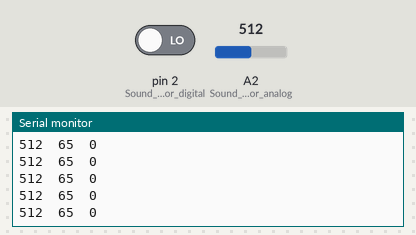
Recording of a sketch running on a simulated Arduino Uno, built with avr-gcc and run on an emulated ATmega328P. On the bench: the last lines printed to the serial monitor. The inputs (shaded band) are chosen by the test bench; at power-on: A2 (Sound_sensor_analog) = 512, pin 2 (Sound_sensor_digital) LOW.

Above: at 7.2 s.
7.3 s: A2 (Sound_sensor_analog) set to 993
At 8.1 s:
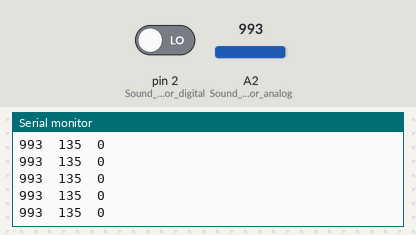
10.3 s: A2 (Sound_sensor_analog) set to 1008
At 11.2 s:
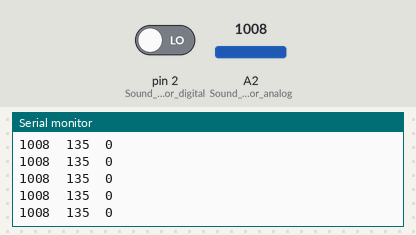
Timing chart, 0 to 13.3 s (numbered marks = the images above; inputs shaded):
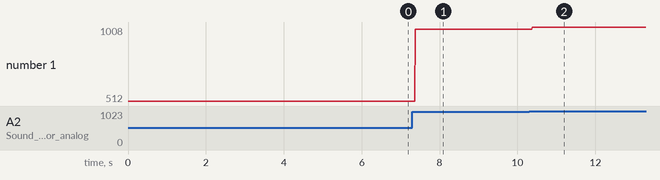

Measured:
- after the input at 7.3 s, the serial monitor: prints a new line after 0.08 s (image 1)
- after the input at 10.3 s, the serial monitor: prints a new line after 0.08 s (image 2)
- plotted number 1: 512 → 993 after the input at 7.3 s, 993 → 1008 after the input at 10.3 s

The sketch:

Sound_sensor.ino
```cpp
int Sound_sensor_analog = A2; // connect sound sensor tp srduino pin 2
int Sound_sensor_digital = 2;
void setup() {
  // put your setup code here, to run once:
  pinMode(Sound_sensor_analog, INPUT);
  pinMode(Sound_sensor_digital, INPUT);
  Serial.begin(9600);
}

void loop() {
  // put your main code here, to run repeatedly:
  int statussensor1 = analogRead (Sound_sensor_analog);
  int statussound = (((((statussensor1/11))*10)/31)*14)/3;
  int statussensor2 = digitalRead (Sound_sensor_digital);
  Serial.print(statussensor1);
  Serial.print("  ");
  Serial.print(statussound);
  Serial.print("  ");
  Serial.println(statussensor2);
  }
```
